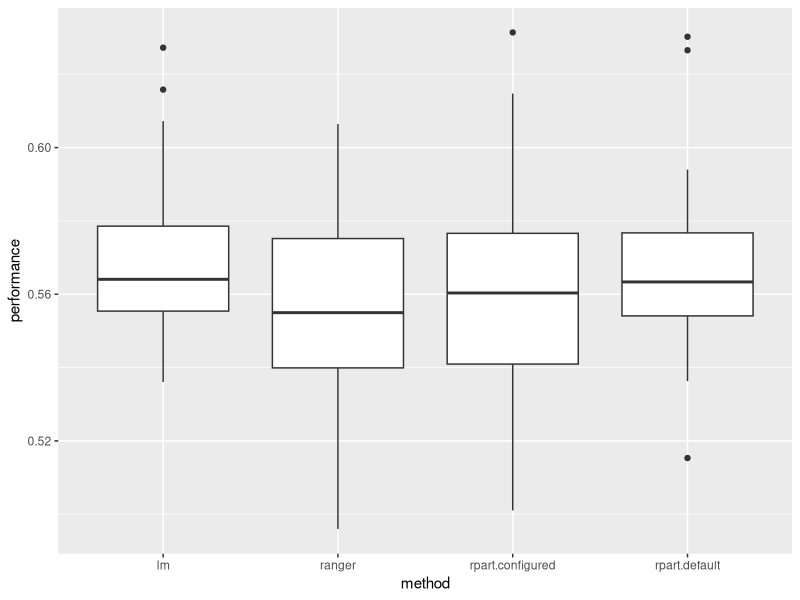

This figure's R source:
# Example usecase for OOP:
# objects representing regression models that are used for prediction.
# This is in parts similar to the 'mlr3' package (github.com/mlr-org/mlr3)
# that gets developed at LMU. After looking at these examples you are
# invited to look at the code of the mlr3-package, but that code handles
# many more cases than we do here, so it is much more complicated.

library("checkmate")
library("R6")
library("data.table")

################################################
# S3 example:
# Represent possible hyperparameters of methods: "ParamSpace" / "Param".

# Param: represent a single "hyperparameter", or more specifically, its range of valid values.
# This in itself doesn't do much, it serves as a base-class for the classes that follow.
Param <- function() {
  structure(list(), class = "Param")
}

assertParam <- function(param, value) {
  UseMethod("assertParam")
}

## True / False Param

# Doesn't do much either, but it shows how to inherit from Param:
PBool <- function() {
  p <- Param()
  class(p) <- c("PBool", class(p))
  p
}

# nice printer
print.PBool <- function(x, ...) {
  cat("{T, F}\n")
  invisible(x)  # a print.<###> function should always return 'invisible(x)'.
}

# assertParam for bools: check that 'value' is True / False (using assertFlag from checkmate)
assertParam.PBool <- function(param, value) {
  assertFlag(value)
}

## Factorial Param
# Param that accepts a string, from a choice of options ('levels').
# The naming is according to ?factor in R.
PFct <- function(levels) {
  p <- Param()
  # This is how a constructor looks like if it expands the object.
  # E.g. here: add the '$levels' slot
  p$levels <- assertCharacter(levels, min.len = 1, unique = TRUE, any.missing = FALSE)
  class(p) <- c("PFct", class(p))
  p
}

# nice printer: print only 3 levels; if there are more than 3 levels, print '...' at the end:
print.PFct <- function(x, ...) {
  lrep <- head(x$levels, 3)
  if (length(x$levels) > 3) lrep[[3]] <- "..."
  cat(sprintf("{%s}\n", paste(lrep, collapse = ", ")))
  invisible(x)
}

assertParam.PFct <- function(param, value) {
  assertChoice(value, param$levels)
}

## (Continuous) Numeric Param

PNum <- function(lower = -Inf, upper = Inf) {
  p <- Param()
  p$lower <- assertNumber(lower)
  p$upper <- assertNumber(upper, lower = lower)
  class(p) <- c("PNum", class(p))
  p
}

# print the inclusive bounds using [<lower>, <upper>]
print.PNum <- function(x, ...) {
  cat(sprintf("[%s, %s]\n", x$lower, x$upper))
  invisible(x)
}

assertParam.PNum <- function(param, value) {
  assertNumber(value, lower = param$lower, upper = param$upper)
}

## Integer Param

# not many surprises here...
PInt <- function(lower = -Inf, upper = Inf) {
  p <- Param()
  # - assert that bounds are integer values
  # - but *also* accept infinite bounds (i.e. unbounded)
  assert(checkInt(lower, tol = 1e-100), checkTRUE(identical(lower, -Inf)))
  p$lower <- lower
  assert(checkInt(upper, lower = lower, tol = 1e-100), checkTRUE(identical(upper, Inf)))
  p$upper <- upper
  class(p) <- c("PInt", class(p))
  p
}

# complicated printer: we inject '...' in different places, depending on the bounds
print.PInt <- function(x, ...) {
  if (x$lower == -Inf && x$upper == Inf) {
    cat("{..., -1, 0, 1, ...}\n")
  } else if (x$lower == -Inf) {
    cat(sprintf("{..., %s}\n", paste(seq(to = x$upper, length.out = 3), collapse = ", ")))
  } else if (x$upper == Inf) {
    cat(sprintf("{%s, ...}\n", paste(seq(from = x$lower, length.out = 3), collapse = ", ")))
  } else if (x$upper - x$lower < 3) {
    cat(sprintf("{%s}\n", paste(seq(from = x$lower, to = x$upper), collapse = ", ")))
  } else {
    cat(sprintf("{%s, ..., %s}\n", x$lower, x$upper))
  }
  invisible(x)
}

assertParam.PInt <- function(param, value) {
  assertInt(value, lower = param$lower, upper = param$upper, tol = 1e-100)
}

# Set of Hyperparamters: ParamSpace
# This is a named lists of Param-objects internally
ParamSpace <- function(...) {
  pp <- list(...)  # get a list from function arguments, see ?dots
  assertList(pp, names = "unique", types = "Param")
  structure(pp, class = "ParamSpace")
}

# printer: just call print() for the contained params
# (with a prefixed ' * ' so it looks nice)
print.ParamSpace <- function(x, ...) {
  if (length(x) == 0) {
    cat("Empty ParamSpace.\n")
    return(invisible(x))
  }
  cat("ParamSpace:\n")
  for (pn in names(x)) {
    cat(sprintf(" * %s: ", pn))
    print(x[[pn]])
  }
  invisible(x)
}

# call assert() for each Param and the corresponding value
# (but accept that some values may be absent)
assertParam.ParamSpace <- function(param, value) {
  assertList(value, names = "unique")
  assertNames(names(value), subset.of = names(param))
  for (pn in names(value)) {
    assertParam(param[[pn]], value[[pn]])
  }
}

ps <- ParamSpace(x = PInt(0, 10), y = PFct(letters))
assertParam(ps, list(x = 2, y = "n"))

################################################

# - provide the '$train()' and '$predict() method: a unified interface for fitting models.
# - "abstract base class": should not be created by itself, instead should only be inherited from
# - does the work that other classes have in common; an inheriting class must only
#   implement their own model fitting code

Estimator <- R6Class("Estimator",
  public = list(
    # the constructor gets the ParamSpace that pertains to the method.
    initialize = function(param.space) {
      private$.param.space <- assertClass(param.space, "ParamSpace")
      # initialize private$.configuration to list().
      # alternatively, we could have initialized in the "private" block
      # further down; doing it here is a matter of convention.
      private$.configuration <- list()
    },
    train = function(data, target) {
      # do checks etc and call 'private$.train()' (the abstract method).
      # - inheriting classes must implement the 'private$.train()' method
      # - but inheriting classes don't need to worry about checks!
      assertDataFrame(data, min.rows = 1, min.cols = 2, col.names = "unique")
      assertChoice(target, colnames(data))
      # save the trained model
      private$.model <- private$.train(as.data.frame(data), target)
      # also remember the columns of the data we trained on.
      private$.trained.features <- setdiff(colnames(data), target)
      private$.trained.target <- target

      # Why do we return invisible(self) here?
      # because the train() method is a "mutator" function: it changes the
      # object itself. If a method does that (and has no other reasonable
      # return value), then returning invisible(self) gives the option of
      # "chaining" methods:
      # One can call <object>$train(data, target)$predict(newdata)
      # and because '$train()' returns the object itself, the '$predict()' call
      # does what one would expect here.
      # Why 'invisible'? Because calling just <object>$train(data, target) should
      # not give any output. If we don't have the 'invisible()' here, then
      # returning just 'self' would result in the object being printed.
      invisible(self)
    },
    predict = function(data) {
      # same as train: do the common work, then call the abstract function (private$.predict)
      if (is.null(self$model)) stop("Estimator is not trained yet.")

      assertDataFrame(data, col.names = "unique")
      assertNames(setdiff(colnames(data), private$.trained.target),
        permutation.of = private$.trained.features)

      data <- as.data.frame(data)  # in case we have a data.table here
      # put columns in the order as during training, possibly remove target col if present
      data <- data[private$.trained.features]
      prediction <- private$.predict(data)
      # check that the inheriting class did everything right. Just like
      # function arguments, it is good to check here because we get the prediction
      # from "untrusted" code.
      assertNumeric(prediction, any.missing = FALSE, len = nrow(data))
      prediction
    },
    print = function(x, ...) {
      # R6 printer is another public method called 'print'.
      cat(class(self)[[1]])
      if (!is.null(self$model)) cat(" (trained)")
      cat("\n")
      print(self$param.space)
      # We don't need to worry about returning invisible(x) for R6.
    }
  ),
  active = list(
    # Active bindings: we use this to make some member variables "read-only"
    param.space = function(v) {
      if (!missing(v)) stop("param.space is read-only")
      private$.param.space
    },
    # the 'configuration' active binding uses the assertParam() functionality
    # of the given ParamSpace to check that the configuration is valid.
    configuration = function(v) {
      if (!missing(v)) {
        assertParam(self$param.space, v)
        private$.configuration <- v
      }
      private$.configuration
    },
    # another read-only active binding.
    model = function(v) {
      if (!missing(v)) stop("model is read-only")
      private$.model
    }
  ),
  private = list(
    .param.space = NULL,
    .configuration = NULL,
    .model = NULL,
    .trained.features = NULL,
    .trained.target = NULL,
    .train = function(data, target) stop(".train must be implemented"),
    .predict = function(data) stop(".predict must be implemented")
  )
)

# helper function: create the formula from given target name
# getDataFormula("Sepal.Length") --> Sepal.Length ~ .
getDataFormula <- function(target) {
  # not relevant for this course unit, but a 'good' R programmer
  # should see what is happening here.
  eval(substitute(target ~ ., list(target = as.symbol(target))))
}

##################
# Concrete classes inheriting from the abstract Estimator class

# linear model class
EstimatorLm <- R6Class("EstimatorLm",
  inherit = Estimator,
  public = list(
    # - The concrete classes have constructors without arguments.
    # - Instead, they call super$initialize() with the ParamSpace that is
    #   relevant for them.
    initialize = function() {
      # (linear model has no hyperparameters --> empty ParamSpace)
      super$initialize(ParamSpace())
    }
  ),
  private = list(
    .train = function(data, target) {
      # training the model: call the lm() function
      lm(getDataFormula(target), data)
    },
    .predict = function(data) {
      # predicting: use predict() method for the given model.
      unname(predict(self$model, newdata = data))
    }
  )
)

# decision tree ("rpart" package) class
EstimatorRpart <- R6Class("EstimatorRpart",
  inherit = Estimator,
  public = list(
    initialize = function() {
      # only some of the many hyperparameters of ?rpart::rpart.control
      super$initialize(ParamSpace(
        # lower and upper bound of PInt / PNum are default infinite. Giving only
        # the 'lower' argument here is equivalent to PInt(2, Inf).
        minsplit = PInt(2),
        minbucket = PInt(1),
        cp = PNum(0, 1)
      ))
    }
  ),
  private = list(
    .train = function(data, target) {
      # configuring the rpart::rpart hyperparameters is done using the
      # ?rpart::rpart.control object.
      config <- self$pconfiguration
      # we want to set rpart.control$xval to 0, because we don't need xval
      # if we only need to predict.
      config$xval <- 0
      # here we create the rpart.control object, using ?do.call
      control <- do.call(rpart::rpart.control, config)
      # and here we create the rpart model
      rpart::rpart(getDataFormula(target), data, control = control)
    },
    .predict = function(data) {
      # predict() for rpart works the same as for lm()
      unname(predict(self$model, newdata = data))
    }
  )
)

# random forest ("ranger" package) class
EstimatorRanger <- R6Class("EstimatorRanger",
  inherit = Estimator,
  public = list(
    initialize = function() {
      # for demo, only few of the *many* hyperparameters of ranger
      super$initialize(ParamSpace(
        mtry = PInt(1),
        num.trees = PInt(1)
      ))
    }
  ),
  private = list(
    .train = function(data, target) {
      # - we call ranger::ranger(<formula>, <data>, {self$configuration})
      # - for this we use do.call, as in EstimatorRpart
      # - therefore we need to insert the formula and data into a named list
      #   which we then give to do.call().
      args <- self$configuration
      args$formula <- getDataFormula(target)
      args$data <- data
      model <- do.call(ranger::ranger, args)


      # (we overwrite the '$call' slot of the model here because
      # do.call() makes things very ugly otherwise when we print the model...
      # the next line is very peculiar and you don't need to know why this is
      # happening...)
      model$call <- substitute(ranger::ranger(data, target), list())

      model
    },
    .predict = function(data) {
      # prediction works *differently* from lm() prediction: we need
      # to return the $predictions slot of the result of predict() here:
      predict(self$model, data = data)$predictions
    }
  )
)

# we can also use S3 methods for R6 class.
# this is nice here, because this way we also follow the pattern in R that
# models can be used for prediction using predict(<model>, newdata = <data>).
predict.Estimator <- function(object, newdata, ...) {
  object$predict(newdata)
}


#######################################
# What can we use the above for?
# We can, for example, write a function that estimates the
# "root mean squared error" (RMSE) that we get when we train a model on 2/3
# of the data, and predict on the remaining 1/3.
#
# The 'holdoutResample()' function does not need to know what method is used,
# it only needs to know that it can use $train() to train a model, and use
# $predict() to do prediction.

# See chapter 4 of the online LMU course "i2ml"
# (<https://introduction-to-machine-learning.netlify.app/>)
# to know more about this.
holdoutResample <- function(estimator, data, target) {
  assertDataFrame(data, min.rows = 3)
  assertClass(estimator, "Estimator")
  trainset <- sample(nrow(data), nrow(data) * 2 / 3)
  traindata <- data[trainset, ]
  testdata <- data[-trainset, ]
  predictions <- estimator$train(traindata, target)$predict(testdata)
  sqrt(mean((data[[target]] - predictions)^2))
}

# We can use this, for example, to benchmark different methods on a dataset:

estimators <- list()
estimators$lm <- EstimatorLm$new()
estimators$rpart.default <- EstimatorRpart$new()
estimators$rpart.configured <- EstimatorRpart$new()
estimators$rpart.configured$configuration$cp <-0.0001
estimators$ranger <- EstimatorRanger$new()

# make a benchmark of the different methods:
# holdoutResample() gets called 40 times for each method, the result
# is saved in a data.table that we can then plot
results <- rbindlist(lapply(names(estimators), function(ne) {
  est <- estimators[[ne]]
  data.table(
    method = ne,
    performance = replicate(40, holdoutResample(est, iris, "Sepal.Width")
  ))
}))
# (we could turn this into a function!
# This would then be similar to the 'benchmark()' function in mlr3.)

library("ggplot2")
ggplot(results, aes(x = method, y = performance)) + geom_boxplot()
